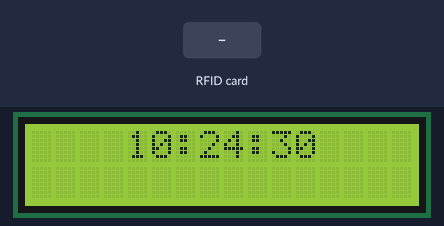
The program below on a simulated Raspberry Pi (BCM pin numbers). On the bench: 16×2 character LCD. The inputs (shaded band) are chosen by the test bench. The clock reads 2024-03-15 10:24:30 at power-on unless the program sets it; the RFID card's data blocks start empty; threads take turns every 2 ms; library files of the repository ran but are not shown: PCF8574.py, Adafruit_LCD1602.py.

Above: at 1.2 s.
1.3 s: RFID card 04 05 06 07 held to the reader
At 4.5 s:
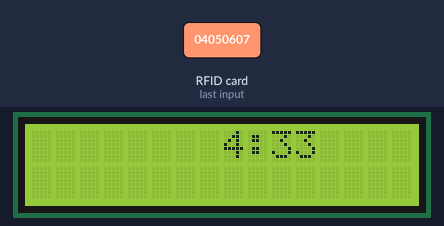
At 5.5 s:
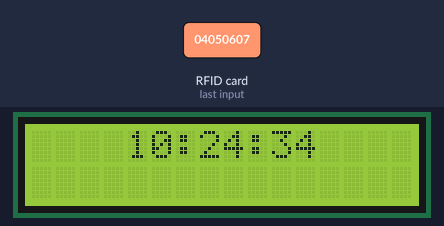
Timing chart, 0 to 7.0 s (numbered marks = the images above; inputs shaded):
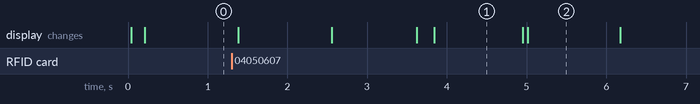

The program:

login.py
```python
from PCF8574 import PCF8574_GPIO
from Adafruit_LCD1602 import Adafruit_CharLCD
from mfrc522 import SimpleMFRC522
from time import sleep, strftime
from datetime import datetime
import threading
import queue

PCF8574_ADDR = 0x27
PCF8574A_ADDR = 0x3F

text_queue = queue.Queue()  # Queue for storing RFID tag data

def getTime():
    return datetime.now().strftime('    %H:%M:%S')

def readInputLoop():
    reader = SimpleMFRC522()  # Initialize the RFID reader here
    while True:
        _, new_text = reader.read()  # Read the text
        sleep(2)
        text_queue.put(new_text)  # Put the text in the queue

def printDisplayLoop():
    try:
        mcp = PCF8574_GPIO(PCF8574_ADDR)
    except:
        try:
            mcp = PCF8574_GPIO(PCF8574A_ADDR)
        except:
            print("I2C Address Error.")
            exit(1)

    lcd = Adafruit_CharLCD(pin_rs=0, pin_e=2, pins_db=[4, 5, 6, 7], GPIO=mcp)
    mcp.output(3,1)
    lcd.begin(16, 2)

    while True:
        try:
            current_text = text_queue.get(timeout=0.1)  # Get text from the queue
        except queue.Empty:
            current_text = ""

        lcd.setCursor(0, 0)
        lcd.message(getTime() + "\n" + current_text)
        sleep(1)

if __name__ == '__main__':
    lcd_thread = threading.Thread(target=printDisplayLoop)
    rfid_thread = threading.Thread(target=readInputLoop)

    try:
        lcd_thread.start()
        rfid_thread.start()

        lcd_thread.join()
        rfid_thread.join()
    except:
        lcd.clear()
        exit(1)
```
